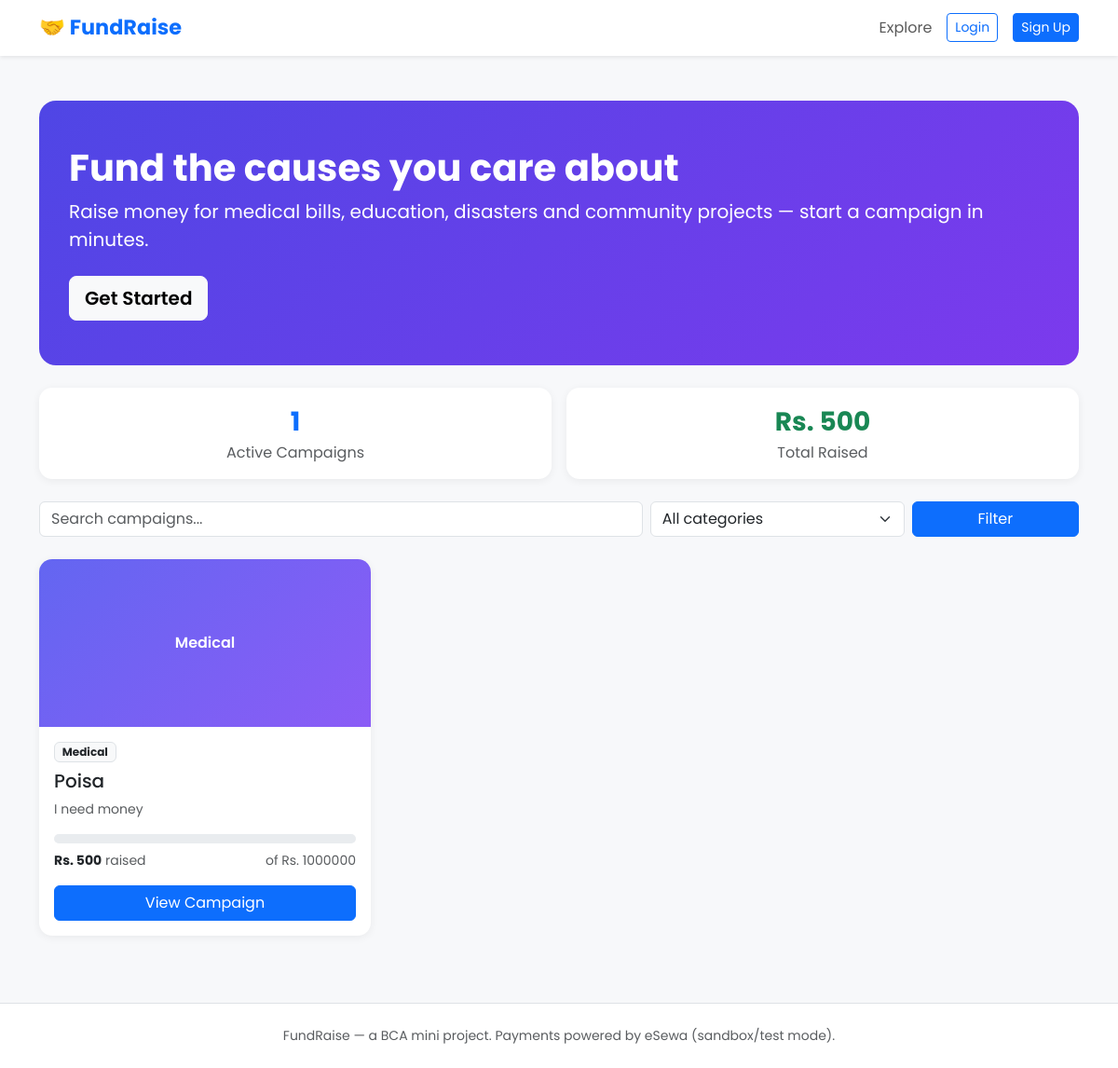
The page / on the database its author committed.
### campaigns/models.py (models this page shows, shortened)
class Campaign(models.Model):
    title = models.CharField(max_length=200)
    slug = models.SlugField(max_length=220, unique=True, blank=True)
    description = models.TextField()
    category = models.CharField(max_length=20, choices=CATEGORY_CHOICES, default='other')
    image = models.ImageField(upload_to='campaign_images/', blank=True, null=True)
    goal_amount = models.DecimalField(max_digits=12, decimal_places=2)
    raised_amount = models.DecimalField(max_digits=12, decimal_places=2, default=0)
    creator = models.ForeignKey(User, on_delete=models.CASCADE, related_name='campaigns')
    deadline = models.DateField(blank=True, null=True)
    is_active = models.BooleanField(default=True)
    status = models.CharField(max_length=10, choices=STATUS_CHOICES, default='pending')
    rejection_reason = models.CharField(max_length=300, blank=True)
    reviewed_at = models.DateTimeField(blank=True, null=True)
    created_at = models.DateTimeField(auto_now_add=True)
    class Meta:
        ordering = ['-created_at']
    @property
    def progress_percentage(self):
        if self.goal_amount and self.goal_amount > 0:
            pct = (self.raised_amount / self.goal_amount) * 100
            return min(round(pct, 1), 100)
        return 0

### campaigns/views.py (the view)
# urls.py: path('', views.home, name='home'),
def home(request):
    query = request.GET.get('q', '')
    category = request.GET.get('category', '')
    campaigns = Campaign.objects.filter(is_active=True, status='approved')
    if query:
        campaigns = campaigns.filter(
            Q(title__icontains=query) | Q(description__icontains=query)
        )
    if category:
        campaigns = campaigns.filter(category=category)
    paginator = Paginator(campaigns, 6)
    page_number = request.GET.get('page')
    page_obj = paginator.get_page(page_number)
    context = {
        'page_obj': page_obj,
        'categories': CATEGORY_CHOICES,
        'query': query,
        'selected_category': category,
        'total_campaigns': Campaign.objects.filter(is_active=True, status='approved').count(),
        'total_raised': sum(c.raised_amount for c in Campaign.objects.filter(status='approved')),
    }
    return render(request, 'campaigns/home.html', context)

### templates/campaigns/home.html (shortened to what this page needs)
{% extends 'base.html' %}
{% block content %}
<div class="hero mb-4">
    <h1 class="fw-bold">Fund the causes you care about</h1>
    <p class="mb-4 fs-5">Raise money for medical bills, education, disasters and community projects — start a campaign in minutes.</p>
    {% if not user.is_authenticated %}
    <a href="{% url 'signup' %}" class="btn btn-light btn-lg fw-semibold">Get Started</a>
    {% else %}
    <a href="{% url 'create_campaign' %}" class="btn btn-light btn-lg fw-semibold">Start a Campaign</a>
    {% endif %}
</div>
<div class="row g-3 mb-4">
    <div class="col-md-6">
        <div class="stat-box p-3 text-center">
            <div class="fs-3 fw-bold text-primary">{{ total_campaigns }}</div>
            <div class="text-muted">Active Campaigns</div>
        </div>
    </div>
    <div class="col-md-6">
        <div class="stat-box p-3 text-center">
            <div class="fs-3 fw-bold text-success">Rs. {{ total_raised|floatformat:0 }}</div>
            <div class="text-muted">Total Raised</div>
        </div>
    </div>
</div>
<form method="get" class="row g-2 mb-4">
    <div class="col-md-7">
        <input type="text" name="q" value="{{ query }}" class="form-control" placeholder="Search campaigns...">
    </div>
    <div class="col-md-3">
        <select name="category" class="form-select">
            <option value="">All categories</option>
        </select>
    </div>
    <div class="col-md-2">
        <button type="submit" class="btn btn-primary w-100">Filter</button>
    </div>
</form>
<div class="row g-4">
    {% for campaign in page_obj %}
    <div class="col-md-4">
        <div class="card campaign-card">
            {% if campaign.image %}
                <img src="{{ campaign.image.url }}" class="card-img-top" alt="{{ campaign.title }}">
            {% else %}
                <div class="card-img-top d-flex align-items-center justify-content-center text-white fw-semibold">
                    {{ campaign.get_category_display }}
                </div>
            {% endif %}
            <div class="card-body d-flex flex-column">
                <span class="badge bg-light text-dark border badge-category mb-2 align-self-start">{{ campaign.get_category_display }}</span>
                <h5 class="card-title">{{ campaign.title }}</h5>
                <p class="card-text text-muted small flex-grow-1">{{ campaign.description|truncatewords:16 }}</p>
                <div class="progress mb-2">
                </div>
                <div class="d-flex justify-content-between small text-muted mb-3">
                    <span><strong class="text-dark">Rs. {{ campaign.raised_amount|floatformat:0 }}</strong> raised</span>
                    <span>of Rs. {{ campaign.goal_amount|floatformat:0 }}</span>
                </div>
                <a href="{% url 'campaign_detail' campaign.slug %}" class="btn btn-primary mt-auto">View Campaign</a>
            </div>
        </div>
    </div>
    {% endfor %}
</div>
{% endblock %}

### static/css/style.css (style rules this page uses)
body { font-family: 'Poppins', sans-serif; background-color: #f7f8fa; display: flex; flex-direction: column; min-height: 100vh; }
.campaign-card { border: none; border-radius: 14px; overflow: hidden; box-shadow: 0 2px 10px rgba(0,0,0,0.06); transition: transform 0.15s ease, box-shadow 0.15s ease; height: 100%; }
.campaign-card .card-img-top { height: 180px; object-fit: cover; background: linear-gradient(135deg, #6366f1, #8b5cf6); }
.progress { height: 10px; border-radius: 6px; }
.hero { background: linear-gradient(135deg, #4f46e5, #7c3aed); color: white; border-radius: 18px; padding: 3rem 2rem; }
.badge-category { font-size: 0.75rem; }
.stat-box { border-radius: 14px; background: white; box-shadow: 0 2px 10px rgba(0,0,0,0.06); }

### rows shown on the page
Campaign: category "Medical", title "Poisa", description "I need money", raised_amount "500", goal_amount "1000000"

### other values the page prints
{{ total_campaigns }} "1"
{{ total_raised|floatformat:0 }} "500"
